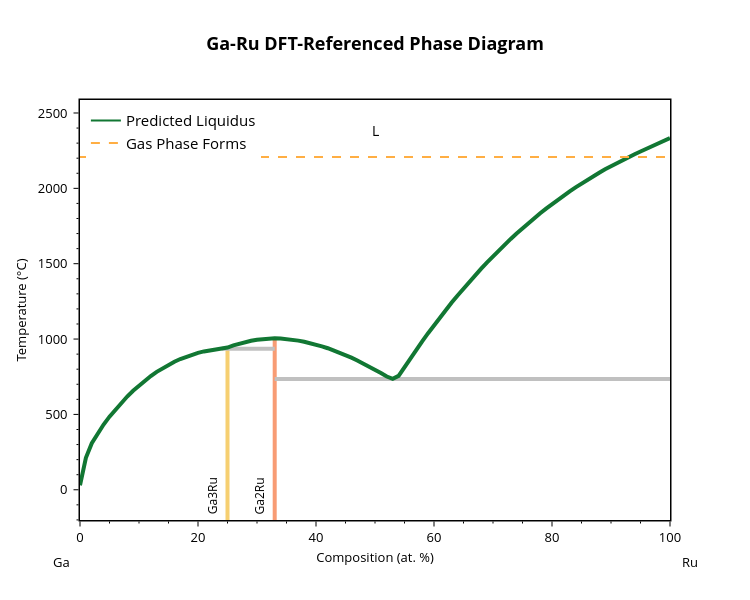
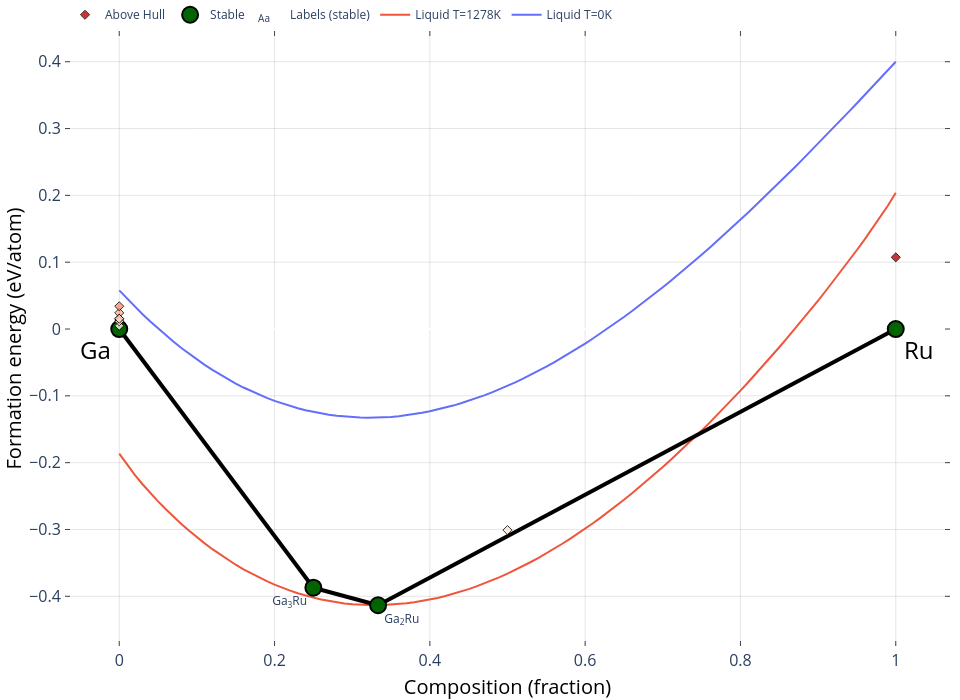

The code cell stored with these charts, in order, in its notebook:
### Code cell
# Instantiate a BinaryLiquid object with a machine-learned parameter values, then generate the phase diagram
bl = BinaryLiquid.from_cache('Ga-Ru', param_format='combined_no_1S')

ml_parameters = [-121157.2867,	-10.91264083,	-33145.31055,	0] # from v18 9-10-25 benchmarked model
bl.update_params(ml_parameters) # update the parameters and generate the DFT-referenced phase diagram
predicted_liquidus_line = [[p[0], p[1]] for p in bl.phases[-1]['points']] # save for later plotting

blp = BLPlotter(bl)
blp.show('pred') # show the (pred)icted phase diagram
blp.show('ch+g') # show the dft convex hull (ch) with the liquid free energy (g) overlaid

### Figure 1 — Plotly figure (JSON) as saved in the notebook; plotly's stock layout.template omitted (floating-point values rounded to 4 significant figures)
{"data": [{"hovertemplate": "label=Ga3Ru<br>x=%{x}<br>t=%{y}<extra></extra>", "legendgroup": "Ga3Ru", "line": {"color": "rgb(246, 207, 113)", "dash": "solid", "width": 4}, "marker": {"symbol": "circle"}, "mode": "lines", "name": "Ga3Ru", "orientation": "v", "showlegend": false, "type": "scatter", "x": [25, 25, 25, 25, 25, 25, 25, 25, 25, 25, 25, 25, 25, 25, 25, 25, 25, 25, 25, 25, 25, 25, 25, 25, 25, 25, 25], "xaxis": "x", "y": [29.75, 212.1, 375.2, 309.1, 935.5, 692.3, 656.9, 432.8, 485.0, 883.5, 849.8, 867.7, 724.8, 754.8, 782.2, 533.1, 908.5, 897.0, 829.6, 807.1, 918.0, 925.4, 618.8, 577.6, 934.6, 931.0, -273.1], "yaxis": "y"}, {"hovertemplate": "label=Ga2Ru<br>x=%{x}<br>t=%{y}<extra></extra>", "legendgroup": "Ga2Ru", "line": {"color": "rgb(248, 156, 116)", "dash": "solid", "width": 4}, "marker": {"symbol": "circle"}, "mode": "lines", "name": "Ga2Ru", "orientation": "v", "showlegend": false, "type": "scatter", "x": [33, 33, 33, 33, 33, 33, 33, 33, 33, 33, 33, 33, 33, 33, 33, 33, 33, 33, 33, 33, 33, 33, 33, 33, 33, 33, 33, 33, 33, 33, 33, 33], "xaxis": "x", "y": [876.3, 893.7, 735.6, 935.5, 857.9, 796.8, 818.1, 838.5, 751.6, 774.6, 995.8, 989.7, 909.9, 925.0, 963.2, 980.1, 969.8, 943.7, 957.7, 973.4, 982.2, 1003.0, 1000.0, 988.5, 995.2, 939.0, 951.7, 1000.0, 1003.0, 1005.0, 1005.0, -273.1], "yaxis": "y"}, {"hovertemplate": "x=%{x}<br>y=%{y}<extra></extra>", "legendgroup": "", "line": {"color": "Silver", "dash": "solid", "width": 4}, "marker": {"symbol": "circle"}, "mode": "lines", "name": "", "orientation": "v", "showlegend": false, "type": "scatter", "x": [33, 53, 100], "xaxis": "x", "y": [735.6, 735.6, 735.6], "yaxis": "y"}, {"hovertemplate": "x=%{x}<br>y=%{y}<extra></extra>", "legendgroup": "", "line": {"color": "Silver", "dash": "solid", "width": 4}, "marker": {"symbol": "circle"}, "mode": "lines", "name": "", "orientation": "v", "showlegend": false, "type": "scatter", "x": [24, 25, 33], "xaxis": "x", "y": [935.5, 935.5, 935.5], "yaxis": "y"}, {"hovertemplate": "label=L<br>x=%{x}<br>t=%{y}<extra></extra>", "legendgroup": "L", "line": {"color": "#117733", "dash": "solid", "width": 4}, "marker": {"symbol": "circle"}, "mode": "lines", "name": "L", "orientation": "v", "showlegend": false, "type": "scatter", "x": [0, 1, 2, 3, 4, 5, 6, 7.0, 8, 9, 10, 11, 12, 13, 14.0, 15, 16, 17, 18, 19, 20, 21, 22, 23, 24, 25, 26, 27, 28.0, 29.0, 30, 31, 32, 33, 34, 35, 36, 37, 38, 39, 40, 41, 42, 43, 44, 45, 46, 47, 48, 49, 50, 51, 52, 53, 54, 55.0, 56.0, 57.0, 58.0, 59, 60, 61, 62, 63, 64, 65, 66, 67, 68, 69, 70, 71, 72, 73, 74, 75, 76, 77, 78, 79, 80, 81, 82, 83, 84, 85, 86, 87, 88, 89, 90, 91, 92, 93, 94, 95, 96, 97, 98, 99, 100], "xaxis": "x", "y": [29.75, 212.1, 309.1, 375.2, 432.8, 485.0, 533.1, 577.6, 618.8, 656.9, 692.3, 724.8, 754.8, 782.2, 807.1, 829.6, 849.8, 867.7, 883.5, 897.0, 908.5, 918.0, 925.4, 931.0, 934.6, 943.7, 957.7, 969.8, 980.1, 988.5, 995.2, 1000.0, 1003.0, 1005.0, 1003.0, 1000.0, 995.8, 989.7, 982.2, 973.4, 963.2, 951.7, 939.0, 925.0, 909.9, 893.7, 876.3, 857.9, 838.5, 818.1, 796.8, 774.6, 751.6, 735.6, 755.7, 815.1, 873.1, 929.8, 985.1, 1039.0, 1092.0, 1143.0, 1193.0, 1242.0, 1289.0, 1336.0, 1381.0, 1425.0, 1468.0, 1509.0, 1550.0, 1589.0, 1627.0, 1664.0, 1701.0, 1736.0, 1770.0, 1803.0, 1835.0, 1866.0, 1896.0, 1925.0, 1953.0, 1980.0, 2007.0, 2032.0, 2057.0, 2081.0, 2104.0, 2126.0, 2148.0, 2169.0, 2189.0, 2208.0, 2227.0, 2245.0, 2262.0, 2279.0, 2296.0, 2312.0, 2333.0], "yaxis": "y"}, {"marker": {"color": "#117733"}, "mode": "lines", "name": "Predicted Liquidus", "showlegend": true, "type": "scatter", "x": [null], "y": [null]}, {"line": {"color": "#FFAE43", "dash": "dash"}, "mode": "lines", "name": "Gas Phase Forms", "showlegend": true, "type": "scatter", "x": [0, 100], "y": [2208, 2208]}], "layout": {"annotations": [{"borderpad": 5, "font": {"color": "black", "size": 12}, "showarrow": false, "text": "Ga3Ru", "textangle": -90, "x": 22.5, "y": -200.6, "yanchor": "bottom"}, {"borderpad": 5, "font": {"color": "black", "size": 12}, "showarrow": false, "text": "Ga2Ru", "textangle": -90, "x": 30.5, "y": -200.6, "yanchor": "bottom"}, {"font": {"color": "black", "size": 14}, "showarrow": false, "text": "L", "x": 50, "y": 2384.0}, {"font": {"color": "black", "size": 13}, "showarrow": false, "text": "Ga", "x": -0.05, "xanchor": "left", "xref": "paper", "y": -0.1, "yanchor": "middle", "yref": "paper"}, {"font": {"color": "black", "size": 13}, "showarrow": false, "text": "Ru", "x": 1.05, "xanchor": "right", "xref": "paper", "y": -0.1, "yanchor": "middle", "yref": "paper"}], "font": {"color": "black", "size": 13}, "height": 600, "legend": {"font": {"size": 15}, "x": 0.01, "xanchor": "left", "y": 0.99, "yanchor": "top"}, "plot_bgcolor": "white", "showlegend": true, "title": {"font": {"color": "black", "size": 18}, "text": "<b>Ga-Ru DFT-Referenced Phase Diagram</b>", "x": 0.5, "xanchor": "center"}, "width": 750, "xaxis": {"linecolor": "black", "linewidth": 1.5, "minor": {"nticks": 5, "tickcolor": "black", "ticklen": 2, "ticks": "outside", "tickwidth": 1}, "mirror": true, "range": [0, 100], "showline": true, "tickcolor": "black", "tickformat": ".0f", "ticklen": 5, "ticks": "outside", "tickwidth": 1, "title": {"font": {"size": 13}, "standoff": 8, "text": "Composition (at. %)"}}, "yaxis": {"linecolor": "black", "linewidth": 1.5, "minor": {"nticks": 5, "tickcolor": "black", "ticklen": 2, "ticks": "outside", "tickwidth": 1}, "mirror": true, "range": [-200.6, 2586.0], "showline": true, "tickcolor": "black", "ticklen": 5, "ticks": "outside", "ticksuffix": " ", "tickwidth": 1, "title": {"font": {"size": 13}, "standoff": 8, "text": "Temperature (°C)"}}}}

### Figure 2 — Plotly figure (JSON) as saved in the notebook; plotly's stock layout.template omitted (floating-point values rounded to 4 significant figures)
{"data": [{"mode": "lines", "name": "Liquid T=0K", "type": "scatter", "x": [0, 0.01, 0.02, 0.03, 0.04, 0.05, 0.06, 0.07, 0.08, 0.09, 0.1, 0.11, 0.12, 0.13, 0.14, 0.15, 0.16, 0.17, 0.18, 0.19, 0.2, 0.21, 0.22, 0.23, 0.24, 0.25, 0.26, 0.27, 0.28, 0.29, 0.3, 0.31, 0.32, 0.33, 0.34, 0.35, 0.36, 0.37, 0.38, 0.39, 0.4, 0.41, 0.42, 0.43, 0.44, 0.45, 0.46, 0.47, 0.48, 0.49, 0.5, 0.51, 0.52, 0.53, 0.54, 0.55, 0.56, 0.57, 0.58, 0.59, 0.6, 0.61, 0.62, 0.63, 0.64, 0.65, 0.66, 0.67, 0.68, 0.69, 0.7, 0.71, 0.72, 0.73, 0.74, 0.75, 0.76, 0.77, 0.78, 0.79, 0.8, 0.81, 0.82, 0.83, 0.84, 0.85, 0.86, 0.87, 0.88, 0.89, 0.9, 0.91, 0.92, 0.93, 0.94, 0.95, 0.96, 0.97, 0.98, 0.99, 1], "y": [0.05788, 0.04554, 0.03365, 0.02221, 0.01121, 0.0006562, -0.009463, -0.01915, -0.02841, -0.03724, -0.04566, -0.05365, -0.06124, -0.06842, -0.07519, -0.08157, -0.08755, -0.09314, -0.09834, -0.1032, -0.1076, -0.1117, -0.1154, -0.1187, -0.1216, -0.1242, -0.1265, -0.1284, -0.13, -0.1312, -0.132, -0.1326, -0.1328, -0.1327, -0.1323, -0.1315, -0.1304, -0.1291, -0.1274, -0.1254, -0.1231, -0.1206, -0.1177, -0.1146, -0.1112, -0.1075, -0.1035, -0.09927, -0.09478, -0.09002, -0.08501, -0.07974, -0.07423, -0.06848, -0.06249, -0.05626, -0.0498, -0.04312, -0.03621, -0.02909, -0.02175, -0.0142, -0.006451, 0.001505, 0.009658, 0.018, 0.02654, 0.03526, 0.04416, 0.05324, 0.06249, 0.07191, 0.0815, 0.09124, 0.1011, 0.1112, 0.1214, 0.1317, 0.1422, 0.1529, 0.1636, 0.1745, 0.1855, 0.1966, 0.2079, 0.2192, 0.2307, 0.2422, 0.2539, 0.2656, 0.2775, 0.2894, 0.3014, 0.3135, 0.3257, 0.3379, 0.3502, 0.3626, 0.375, 0.3874, 0.4]}, {"mode": "lines", "name": "Liquid T=1278K", "type": "scatter", "x": [0, 0.01, 0.02, 0.03, 0.04, 0.05, 0.06, 0.07, 0.08, 0.09, 0.1, 0.11, 0.12, 0.13, 0.14, 0.15, 0.16, 0.17, 0.18, 0.19, 0.2, 0.21, 0.22, 0.23, 0.24, 0.25, 0.26, 0.27, 0.28, 0.29, 0.3, 0.31, 0.32, 0.33, 0.34, 0.35, 0.36, 0.37, 0.38, 0.39, 0.4, 0.41, 0.42, 0.43, 0.44, 0.45, 0.46, 0.47, 0.48, 0.49, 0.5, 0.51, 0.52, 0.53, 0.54, 0.55, 0.56, 0.57, 0.58, 0.59, 0.6, 0.61, 0.62, 0.63, 0.64, 0.65, 0.66, 0.67, 0.68, 0.69, 0.7, 0.71, 0.72, 0.73, 0.74, 0.75, 0.76, 0.77, 0.78, 0.79, 0.8, 0.81, 0.82, 0.83, 0.84, 0.85, 0.86, 0.87, 0.88, 0.89, 0.9, 0.91, 0.92, 0.93, 0.94, 0.95, 0.96, 0.97, 0.98, 0.99, 1], "y": [-0.1864, -0.2033, -0.2183, -0.2323, -0.2454, -0.2579, -0.2698, -0.2811, -0.2918, -0.302, -0.3117, -0.3208, -0.3295, -0.3377, -0.3454, -0.3527, -0.3595, -0.3659, -0.3719, -0.3774, -0.3825, -0.3872, -0.3915, -0.3954, -0.3989, -0.402, -0.4047, -0.4071, -0.409, -0.4106, -0.4118, -0.4127, -0.4132, -0.4134, -0.4132, -0.4126, -0.4118, -0.4105, -0.409, -0.4071, -0.4049, -0.4024, -0.3996, -0.3964, -0.393, -0.3892, -0.3852, -0.3808, -0.3762, -0.3712, -0.366, -0.3605, -0.3547, -0.3487, -0.3423, -0.3357, -0.3289, -0.3217, -0.3143, -0.3067, -0.2988, -0.2906, -0.2823, -0.2736, -0.2647, -0.2556, -0.2463, -0.2367, -0.2269, -0.2168, -0.2066, -0.1961, -0.1854, -0.1745, -0.1634, -0.152, -0.1405, -0.1287, -0.1168, -0.1046, -0.09221, -0.07964, -0.06687, -0.05389, -0.04071, -0.02734, -0.01376, 2.847e-05, 0.01402, 0.02822, 0.04263, 0.05727, 0.07213, 0.08723, 0.1026, 0.1182, 0.1342, 0.1505, 0.1673, 0.1847, 0.2038]}, {"hoverinfo": "none", "line": {"color": "black", "width": 4}, "mode": "lines", "showlegend": false, "type": "scatter", "x": [0.25, 0, null, 0.3333, 0.25, null, 0.3333, 1, null], "y": [-0.3871, 0, null, -0.4134, -0.3871, null, -0.4134, 0, null]}, {"hoverinfo": "skip", "mode": "text", "name": "Labels (stable)", "opacity": 1, "showlegend": true, "text": ["Ga<sub>3</sub>Ru", "Ga<sub>2</sub>Ru"], "textposition": ["bottom left", "bottom right"], "type": "scatter", "visible": true, "x": [0.242, 0.3413], "y": [-0.4001, -0.4264]}, {"error_y": {"array": [0, 0, 0, 0], "color": "gray", "thickness": 2.5, "type": "data", "width": 5}, "hoverinfo": "text", "hoverlabel": {"font": {"size": 14}}, "hovertext": ["Ga<sub>3</sub>Ru (mp-672204-GGA) <br> -0.387 eV/atom (Stable)", "Ga (mp-142-GGA) <br> 0.0 eV/atom (Stable)", "Ga<sub>2</sub>Ru (mp-1072429-GGA) <br> -0.413 eV/atom (Stable)", "Ru (mp-33-GGA) <br> 0.0 eV/atom (Stable)"], "marker": {"color": "darkgreen", "line": {"color": "black", "width": 2}, "size": 16}, "mode": "markers", "name": "Stable", "opacity": 0.99, "showlegend": true, "type": "scatter", "x": [0.25, 0, 0.3333, 1], "y": [-0.3871, 0, -0.4134, 0]}, {"hoverinfo": "text", "hoverlabel": {"font": {"size": 14}}, "hovertext": ["Ru (mp-8639-GGA) <br> 0.107 eV/atom (+0.107 eV/atom)", "Ga (mp-140-GGA) <br> 0.024 eV/atom (+0.024 eV/atom)", "Ga (mp-569007-GGA) <br> 0.034 eV/atom (+0.034 eV/atom)", "Ga (mp-569423-GGA) <br> 0.011 eV/atom (+0.011 eV/atom)", "Ga (mp-10021-GGA) <br> 0.015 eV/atom (+0.015 eV/atom)", "Ga (mp-1067880-GGA) <br> 0.005 eV/atom (+0.005 eV/atom)", "Ga (mp-567540-GGA) <br> 0.012 eV/atom (+0.012 eV/atom)", "Ga (mp-1007857-GGA) <br> 0.015 eV/atom (+0.015 eV/atom)", "GaRu (mp-22320-GGA) <br> -0.301 eV/atom (+0.009 eV/atom)"], "marker": {"color": [0.107, 0.024, 0.034, 0.011, 0.015, 0.005, 0.012, 0.015, 0.009], "colorscale": [[0, "#fff5e3"], [0.5, "#f24324"], [1, "#c40000"]], "line": {"color": "black", "width": 1}, "opacity": 0.8, "size": 7, "symbol": "diamond"}, "mode": "markers", "name": "Above Hull", "showlegend": true, "type": "scatter", "x": [1, 0, 0, 0, 0, 0, 0, 0, 0.5], "y": [0.1073, 0.02417, 0.03406, 0.01134, 0.01527, 0.004823, 0.01168, 0.01539, -0.301]}], "layout": {"annotations": [{"align": "center", "font": {"color": "#000000", "size": 24}, "opacity": 1, "showarrow": false, "text": "Ga", "x": -0.03, "xref": "x", "y": -0.03, "yref": "y"}, {"align": "center", "font": {"color": "#000000", "size": 24}, "opacity": 1, "showarrow": false, "text": "Ru", "x": 1.03, "xref": "x", "y": -0.03, "yref": "y"}], "autosize": true, "coloraxis": {"colorbar": {"x": 1, "y": 0.05, "yanchor": "top"}}, "height": 700, "hovermode": "closest", "legend": {"orientation": "h", "tracegroupgap": 7, "traceorder": "reversed", "x": 0, "xanchor": "left", "y": 1.05}, "margin": {"b": 10, "l": 10, "pad": 0, "r": 10, "t": 0}, "paper_bgcolor": "white", "plot_bgcolor": "white", "showlegend": true, "width": 960, "xaxis": {"anchor": "y", "gridcolor": "rgba(0,0,0,0.1)", "mirror": "ticks", "nticks": 8, "showgrid": true, "showline": true, "side": "bottom", "tickfont": {"size": 16}, "ticks": "inside", "title": {"font": {"color": "#000000", "size": 20}, "text": "Composition (fraction)"}, "type": "linear", "zeroline": false}, "yaxis": {"anchor": "x", "gridcolor": "rgba(0,0,0,0.1)", "mirror": "ticks", "showgrid": true, "showline": true, "side": "left", "tickfont": {"size": 16}, "ticks": "inside", "title": {"font": {"color": "#000000", "size": 20}, "text": "Formation energy (eV/atom)"}, "type": "linear"}}}
